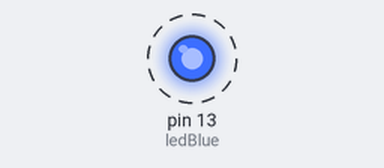
Bench run of a sketch on a simulated Arduino Uno, built with avr-gcc and run on an emulated ATmega328P. Shown: output pins drawn as LEDs (lit = HIGH). Dashed ring = blinking.

Above: at 0.2 s.
Timing chart, 0 to 3.0 s (numbered marks = the images above):
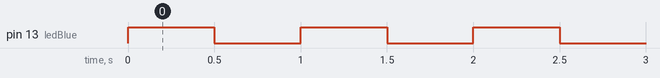

Measured:
- by itself, pin 13 (ledBlue): alternates HIGH for 0.50 s and LOW for 0.50 s

The sketch:

Eje1.ino
```cpp
int ledBlue = 13;

void setup() {
  pinMode(ledBlue, OUTPUT);  // Asignar a ledBlue como trabajara.
}

void loop() {
  digitalWrite(ledBlue, HIGH);
  delay(500);

  digitalWrite(ledBlue, LOW);
  delay(500);
}
```
